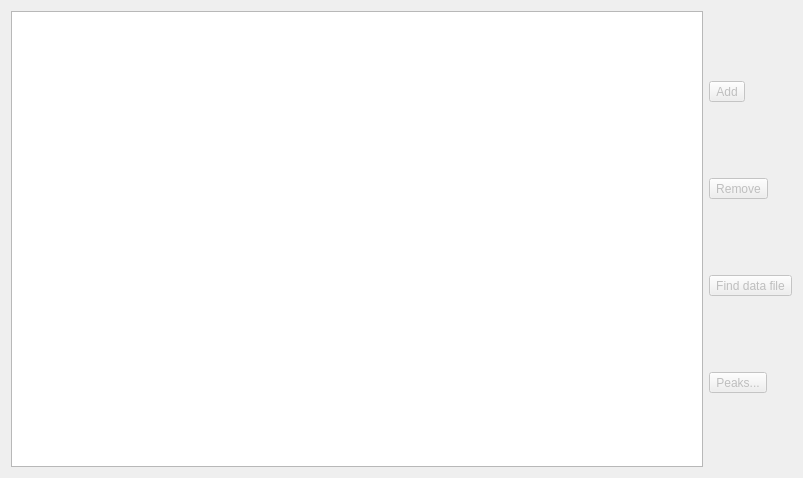
<?xml version="1.0" encoding="UTF-8"?>
<ui version="4.0">
 <class>Form</class>
 <widget class="QWidget" name="Form">
  <property name="geometry">
   <rect>
    <x>0</x>
    <y>0</y>
    <width>803</width>
    <height>478</height>
   </rect>
  </property>
  <property name="windowTitle">
   <string>Calibrant Database</string>
  </property>
  <property name="windowIcon">
   <iconset resource="../../../resource/icons/icons.qrc">
    <normaloff>:/icons/calibration.svg</normaloff>:/icons/calibration.svg</iconset>
  </property>
  <layout class="QVBoxLayout" name="verticalLayout_2">
   <item>
    <layout class="QHBoxLayout" name="horizontalLayout_2">
     <item>
      <widget class="QTreeView" name="calibrantsTreeView">
       <property name="alternatingRowColors">
        <bool>true</bool>
       </property>
       <property name="uniformRowHeights">
        <bool>true</bool>
       </property>
       <property name="allColumnsShowFocus">
        <bool>true</bool>
       </property>
      </widget>
     </item>
     <item>
      <layout class="QVBoxLayout" name="verticalLayout">
       <item>
        <widget class="QToolButton" name="addCalibrantToolButton">
         <property name="enabled">
          <bool>false</bool>
         </property>
         <property name="text">
          <string>Add</string>
         </property>
         <property name="icon">
          <iconset theme="list-add"/>
         </property>
        </widget>
       </item>
       <item>
        <widget class="QToolButton" name="removeCalibrantToolButton">
         <property name="enabled">
          <bool>false</bool>
         </property>
         <property name="text">
          <string>Remove</string>
         </property>
         <property name="icon">
          <iconset theme="list-remove"/>
         </property>
        </widget>
       </item>
       <item>
        <widget class="QToolButton" name="browseDataFileToolButton">
         <property name="enabled">
          <bool>false</bool>
         </property>
         <property name="text">
          <string>Find data file</string>
         </property>
         <property name="icon">
          <iconset theme="document-open"/>
         </property>
        </widget>
       </item>
       <item>
        <widget class="QToolButton" name="editPeaksToolButton">
         <property name="enabled">
          <bool>false</bool>
         </property>
         <property name="text">
          <string>Peaks...</string>
         </property>
         <property name="icon">
          <iconset theme="document-edit"/>
         </property>
        </widget>
       </item>
      </layout>
     </item>
    </layout>
   </item>
  </layout>
 </widget>
 <tabstops>
  <tabstop>calibrantsTreeView</tabstop>
  <tabstop>addCalibrantToolButton</tabstop>
  <tabstop>removeCalibrantToolButton</tabstop>
  <tabstop>browseDataFileToolButton</tabstop>
  <tabstop>editPeaksToolButton</tabstop>
 </tabstops>
 <resources>
  <include location="../../../resource/icons/icons.qrc"/>
 </resources>
 <connections/>
</ui>
